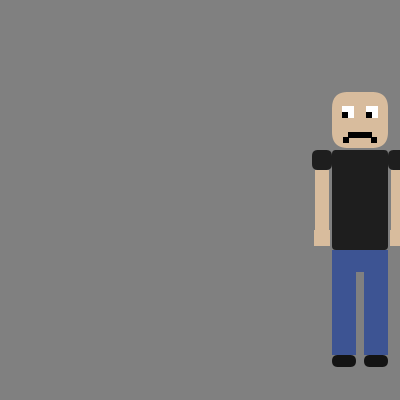
Frame 1 (no input)
Frame 60 (the mouse pressed at the canvas centre just before this capture): identical to frame 1, image omitted
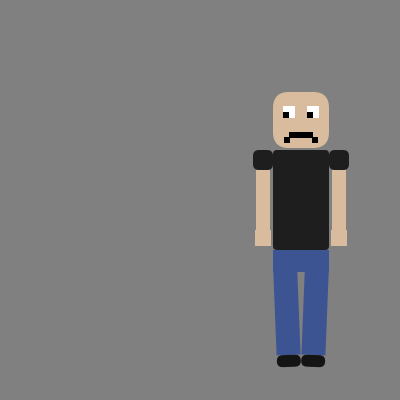
Frame 120 (the mouse held since frame 60 and released just before this capture)

The Processing sketch that drew these frames (run headless with seeded random() and noise(); from frame 60 on, the mouse is pressed at the canvas centre):

// Processing sketch: boy
// ── boy.pde
PVector Bloc;
PVector Bdir;
float B_legL,B_legR;
float speed;

boolean BlegL_right = true;
boolean BlegR_right = false;
boolean animateOn = false;
boolean happy = false;


void setup()
{
  size(400,400);
  Bloc = new PVector(width*.9,height/2);
  Bdir = new PVector(-1,0);
  B_legL=0;
  B_legR=0;
  speed = 1;
}

void draw()
{  
  background(128);
  
  if(happy)
  {
    drawBoy_happy();
  }
  else
  {
    drawBoy_sad();
  }
  
  
// ADD IF SATEMENT TO TRIGGER drawBoy_happy(); BASE OFF OF GIRL LOC.
// keyPressed() ADDED FOR EXAMPLE
  
  
  if(animateOn)
  {
    animateBoy();
  }
}

void mousePressed()
{
  Bloc.x = width*.9;
  B_legL=0;
  B_legR=0;
  animateOn = !animateOn;
}

void keyPressed() //EXAMPLE TRIGGER
{
  happy = !happy;
}

void drawBoy_sad()
{
 noStroke();

  pushMatrix();
    translate(Bloc.x,Bloc.y);
    scale(2);
    rectMode(CENTER);
      //BODY
      fill(30);//black
      rect(0,0,28,50,2);
      //HEAD
      fill(#D8BC9D);//skin tone
      rect(0,-40,28,28,8);
      //EYES
      fill(255);
      rect(-6,-44,6,6);
      rect(6,-44,6,6);
      fill(0);
      rect(-7.5,-42.5,3,3);
      rect(4.5,-42.5,3,3);
      //MOUTH
      rect(0,-32.5,12,3);
      rect(-7,-30,3,3);
      rect(7,-30,3,3);
      //ARMs
      fill(30);//black
      rectMode(CORNER);
        rect(14,-25,10,10,3);
        rect(-24,-25,10,10,3);
        fill(#D8BC9D);
        rect(15.5,-15,7,32);
        rect(-22.5,-15,7,32);
        rect(15,15,8,8);
        rect(-23,15,8,8);
      //LEGS
      fill(#3D5493);//navy blue
      rect(-14,25,28,11);
    
      //LEFT LEG-----------
      pushMatrix();
        translate(-8,32.5);
        rotate(B_legL);
        rect(-6,0,12,45);
        fill(20);
        rect(-6,45,12,6,6);
      popMatrix();
      //RIGHT LEG----------
      pushMatrix();
        translate(8,32.5);
        rotate(B_legR);
        fill(#3D5493);
        rect(-6,0,12,45);
        fill(20);
        rect(-6,45,12,6,6);
      popMatrix();
popMatrix();
}

void drawBoy_happy()
{
 noStroke();

  pushMatrix();
    translate(Bloc.x,Bloc.y);
    scale(2);
    rectMode(CENTER);
      //BODY
      fill(30);//black
      rect(0,0,28,50,2);
      //HEAD
      fill(#D8BC9D);//skin tone
      rect(0,-40,28,28,8);
      //EYES
      fill(255);
      rect(-6,-44,6,6);
      rect(6,-44,6,6);
      fill(0);
      rect(-7.5,-45.5,3,3);
      rect(4.5,-45.5,3,3);
      //MOUTH
      rectMode(CORNER);
        rect(-8,-35,16,3);
        rect(0,-32,8,3);
        rect(2.3,-29,3,2);
        fill(#FA9CA4);
        rect(-8,-32,8,3);
        rect(-4,-29,7,2);
      rectMode(CENTER);
      //ARMs
      fill(30);//black
      rectMode(CORNER);
        rect(14,-25,10,10,3);
        rect(-24,-25,10,10,3);
        fill(#D8BC9D);
        rect(15.5,-15,7,32);
        rect(-22.5,-15,7,32);
        rect(15,15,8,8);
        rect(-23,15,8,8);
      //LEGS
      fill(#3D5493);//navy blue
      rect(-14,25,28,11);
    
      //LEFT LEG-----------
      pushMatrix();
        translate(-8,32.5);
        rotate(B_legL);
        rect(-6,0,12,45);
        fill(20);
        rect(-6,45,12,6,6);
      popMatrix();
      //RIGHT LEG----------
      pushMatrix();
        translate(8,32.5);
        rotate(B_legR);
        fill(#3D5493);
        rect(-6,0,12,45);
        fill(20);
        rect(-6,45,12,6,6);
      popMatrix();
popMatrix();
}

void animateBoy()
{
  // update the girl's global location
  Bloc.x = Bloc.x + Bdir.x*speed;
  Bloc.y = Bloc.y + Bdir.y*speed;
  
  // LegR
  if (B_legR < -.75)
  {
    BlegR_right = true;
  }
  else if (B_legR > .4)
  {
     BlegR_right = false;
  } 
  if(BlegR_right)
  {
    B_legR += .04;
  }
  else
  {
    B_legR -= .04;
  }
  
  // LegL
  if (B_legL < -.4)
  {
    BlegL_right = true;
  }
  else if (B_legL > .75)
  {
    BlegL_right = false;
  } 
  if(BlegL_right)
  {
    B_legL += .04;
  }
  else
  {
    B_legL -= .04;
  }
}
